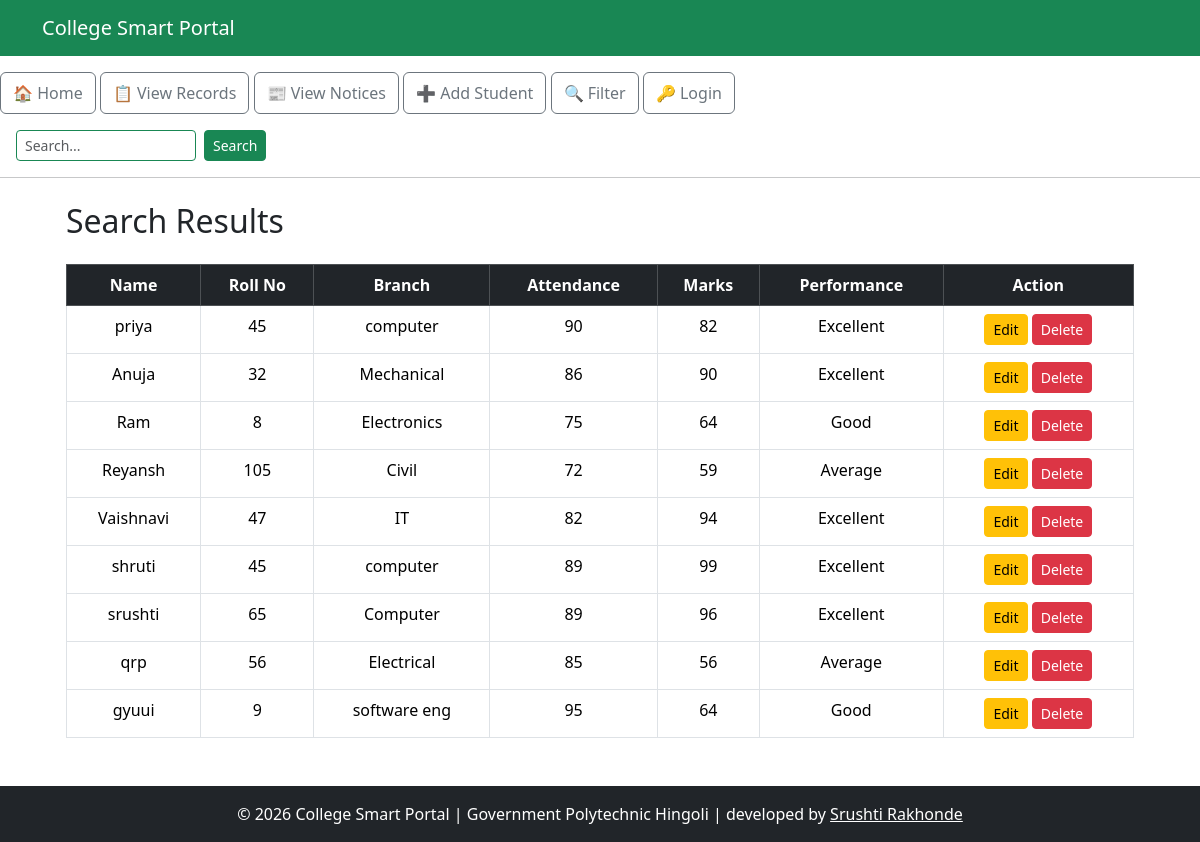
Before: /search with the older database file.
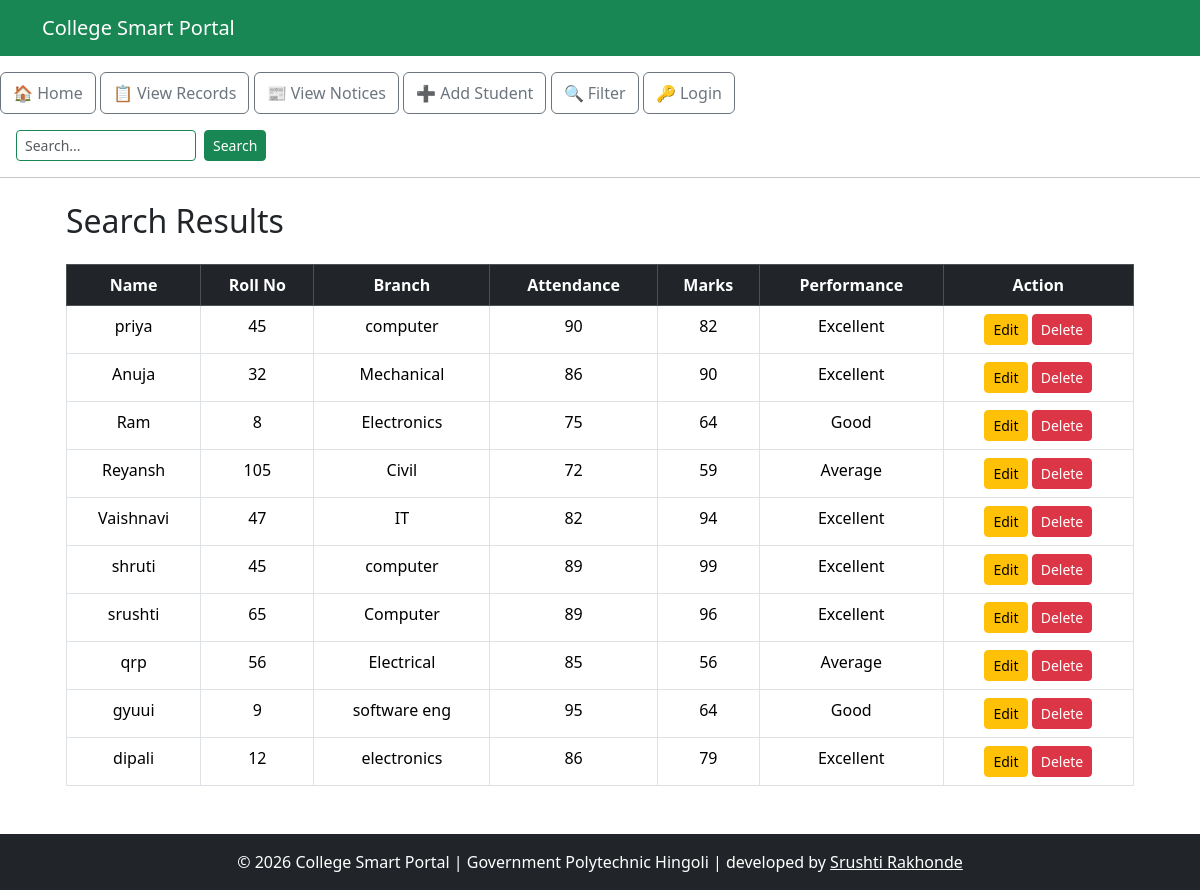
After: the same page with the newer database file.
### tables this page shows
CREATE TABLE students (
                    id INTEGER PRIMARY KEY AUTOINCREMENT,
                    name TEXT NOT NULL,
                    roll_no INTEGER NOT NULL,
                    marks INTEGER NOT NULL,
                    branch TEXT NOT NULL,
                    attendance INTEGER DEFAULT 0
                 , photo TEXT DEFAULT 'default.png');

### project_flask.py (the view)
@app.route("/search")
def search():
    q = request.args.get("q", "")
    conn = sqlite3.connect("college.db")
    cursor = conn.cursor()
    students = cursor.execute("""
        SELECT id, name, roll_no, branch, attendance, marks
        FROM students
        WHERE name LIKE ?
        OR CAST(roll_no AS TEXT) LIKE ?
        OR branch LIKE ?
    """, (f"%{q}%", f"%{q}%", f"%{q}%")).fetchall()
    conn.close()
    return render_template(
        "search.html",
        students=students
    )

### templates/search.html
{% extends "base.html" %}
{% block content %}
<div class="container mt-4">
    <h2 class="mb-4">Search Results</h2>
    {% if students %}
    <table class="table table-bordered table-hover text-center">
        <thead class="table-dark">
            <tr>
                <th>Name</th>
                <th>Roll No</th>
                <th>Branch</th>
                <th>Attendance</th>
                <th>Marks</th>
                <th>Performance</th>
                <th>Action</th>
            </tr>
        </thead>
        <tbody>
            {% for student in students %}
            <tr>
                <td>{{ student[1] }}</td>
                <td>{{ student[2] }}</td>
                <td>{{ student[3] }}</td>
                <td>{{ student[4] }}</td>
                <td>{{ student[5] }}</td>
                <td>
                    {% if student[5]|int >= 75 %}
                        Excellent
                    {% elif student[5]|int >= 60 %}
                        Good
                    {% else %}
                        Average
                    {% endif %}
                </td>
                <td>
                    <a href="{{ url_for('edit_student', id=student[0]) }}"
                       class="btn btn-warning btn-sm">
                        Edit
                    </a>
                    <a href="{{ url_for('delete_student', id=student[0]) }}"
                       class="btn btn-danger btn-sm">
                        Delete
                    </a>
                </td>
            </tr>
            {% endfor %}
        </tbody>
    </table>
    {% else %}
    <div class="alert alert-warning">
        No records found.
    </div>
    {% endif %}
</div>
{% endblock %}

Changed rows visible on the page:
added students: name "dipali", roll_no "12", branch "electronics", attendance "86", marks "79", shows "Excellent"
